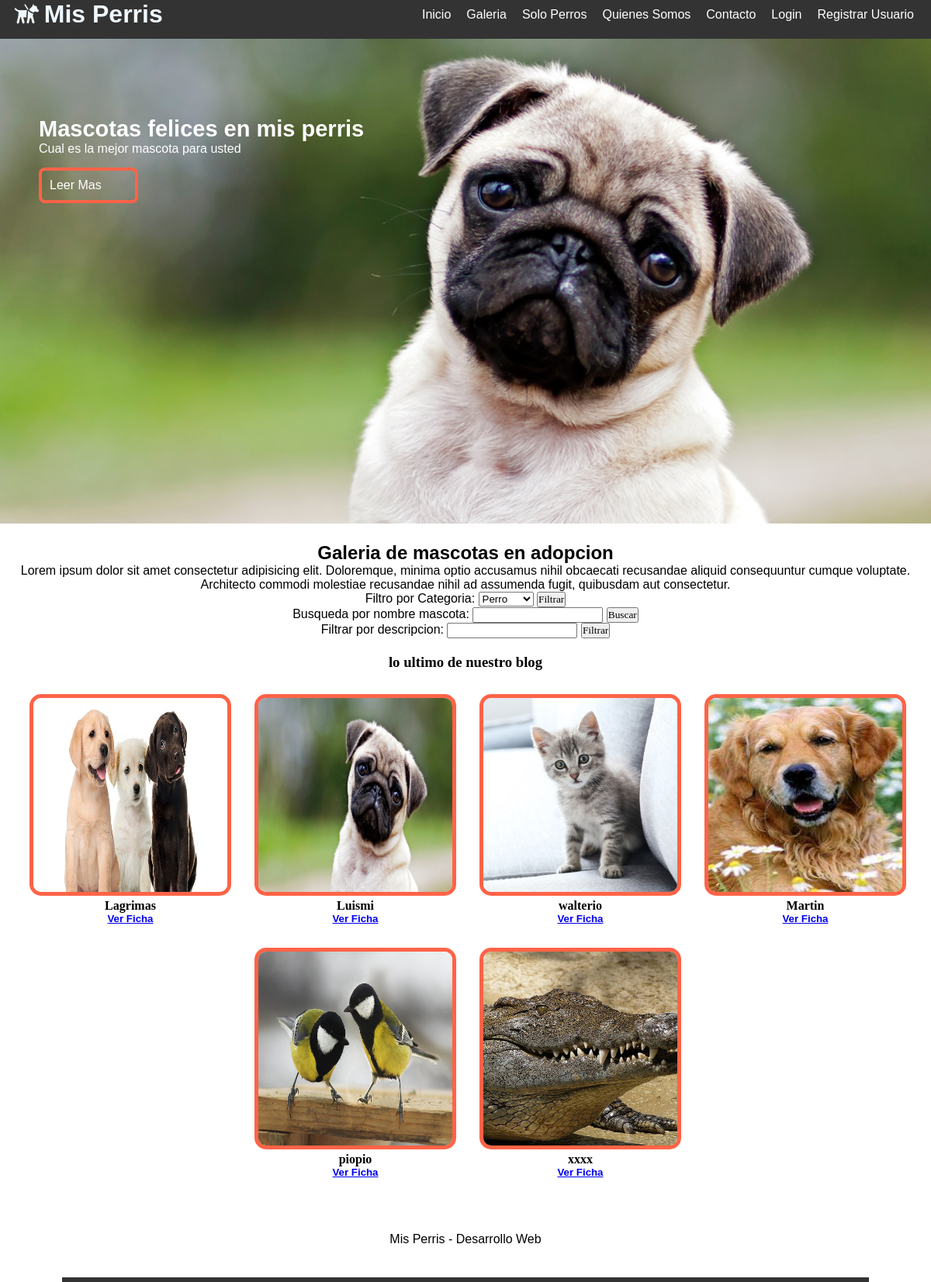
Page /gale/ on the committed database.
### misPerris/models.py (models this page shows, shortened)
class Mascota(models.Model):
    nombre = models.CharField(primary_key=True,max_length=25)
    edad = models.IntegerField()
    descripcion = models.TextField()
    imagen = models.ImageField(upload_to='mascotas',default='mascotas/sinimagen.jpg')
    categoria = models.ForeignKey(Categoria, on_delete=models.CASCADE)
    publicar = models.BooleanField(default=False)
    comentario = models.TextField(default='--')
    usuario = models.CharField(null=True,max_length=45)
    dueno = models.CharField(max_length=45,default='--')

### misPerris/views.py (the view)
# urls.py: path('gale/',galeria,name='GALE'),
def galeria(request):
    mascotas = Mascota.objects.filter(publicar=True)
    categorias = Categoria.objects.all()
    contexto = {"mascotas":mascotas,"categorias":categorias}
    return render(request, "galeria.html",contexto)

### misPerris/templates/galeria.html (shortened to what this page needs)
{% extends "base.html" %}
{% load static %}
{% block css %}
<link rel="stylesheet" href="{% static 'dist/css/lightbox.css' %}">
{% endblock css %}
{% block contenido %}
<section id="bienvenida">
    <h2>Galeria de mascotas en adopcion</h2>
    <p>Lorem ipsum dolor sit amet consectetur adipisicing elit. Doloremque, minima optio accusamus nihil
        obcaecati recusandae aliquid consequuntur cumque voluptate. Architecto commodi molestiae recusandae
        nihil ad assumenda fugit, quibusdam aut consectetur.</p>
    <form action="{% url 'FILTROC' %}" method="post">
        Filtro por Categoria:
        <select name="cboCategoria" id="cboCategoria">
            {% for reg in categorias %}
            <option>{{reg.nombre}}</option>
            {% endfor %}
        </select>
        <input type="submit" value="Filtrar">
    </form>
    <form action="{% url 'BUSCARN' %}" method="post">
        Busqueda por nombre mascota:
        <input type="text" name="txtNombre" id="txtNombre">
        <input type="submit" value="Buscar">
    </form>
    <form action="{% url 'FILTROD' %}" method="post">
        Filtrar por descripcion:
        <input type="text" name="txtDesc" id="txtDesc">
        <input type="submit" value="Filtrar">
    </form>
</section>
<section id="blog">
    <h3>lo ultimo de nuestro blog</h3>
    <div class="contenedor">
        {% for reg in mascotas %}
        <article>
            <a href="{{reg.imagen.url}}" data-lightbox="perros" data-title="{{reg.descripcion}}">
                <img src="{{reg.imagen.url}}" alt="">
            </a>
            <h4>{{reg.nombre}}</h4>
            <h5>
                <a href="{% url 'FICHA' reg.nombre %}"> Ver Ficha</a>
            </h5>
        </article>
        {% endfor %}
    </div>
</section>
{% endblock contenido %}

### misPerris/static/css/estilos.css (style rules this page uses)
* { margin: 0; padding: 0; font-family: Verdana, Geneva, Tahoma, sans-serif; }
.contenedor { width: 98%; margin: auto; }
#bienvenida { font-family: cursive; text-align: center; margin: 20px 0px }

### misPerris/static/css/bienvenida.css (style rules this page uses)
#bienvenida { font-family: cursive; text-align: center; margin: 20px 0px }

### misPerris/static/css/blog.css (style rules this page uses)
#blog { text-align: center; }
#blog h3, h4 ,input { text-align: center; font-family: cursive; }
#blog .contenedor { display: flex; justify-content: center; flex-wrap: wrap; margin: 15px; }
#blog .contenedor img { width: 250px; height: 250px; border: solid 5px tomato; border-radius: 15px; }
#blog article { margin:15px; }

### rows in the picture
Mascota: imagen (picture), nombre "Lagrimas"
Mascota: imagen (picture), nombre "Luismi"
Mascota: imagen (picture), nombre "walterio"
Mascota: imagen (picture), nombre "Martin"
Mascota: imagen (picture), nombre "piopio"
Mascota: imagen (picture), nombre "xxxx"

### other values in the picture
form field cboCategoria "Perro"
